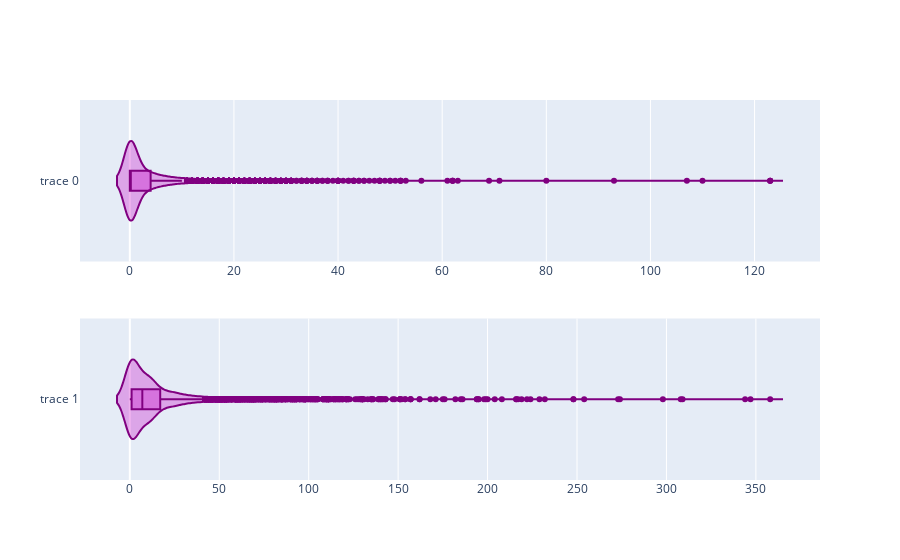

The code cell stored with this chart in its notebook:
### Code cell
fig = make_subplots(rows=2,cols=1)

fig.add_trace(go.Violin(x=df['CASH_ADVANCE_TRX'], showlegend=False, box_visible=True, line_color='purple', fillcolor='rgba(200, 0, 200, 0.3)'),
              row=1, col=1)
fig.add_trace(go.Violin(x=df['PURCHASES_TRX'], showlegend=False, box_visible=True, line_color='purple', fillcolor='rgba(200, 0, 200, 0.3)'),
              row=2, col=1)
fig.show()

### Figure 1 — Plotly figure (JSON) as saved in the notebook; plotly's stock layout.template omitted (floating-point values rounded to 4 significant figures; data arrays with more than 128 entries replaced by an {"elided": "..."} marker saying what was removed)
{"data": [{"box": {"visible": true}, "fillcolor": "rgba(200, 0, 200, 0.3)", "line": {"color": "purple"}, "showlegend": false, "type": "violin", "x": {"elided": "8949 int values"}, "xaxis": "x", "yaxis": "y"}, {"box": {"visible": true}, "fillcolor": "rgba(200, 0, 200, 0.3)", "line": {"color": "purple"}, "showlegend": false, "type": "violin", "x": {"elided": "8949 int values"}, "xaxis": "x2", "yaxis": "y2"}], "layout": {"xaxis": {"anchor": "y", "domain": [0.0, 1.0]}, "xaxis2": {"anchor": "y2", "domain": [0.0, 1.0]}, "yaxis": {"anchor": "x", "domain": [0.575, 1.0]}, "yaxis2": {"anchor": "x2", "domain": [0.0, 0.425]}}}
